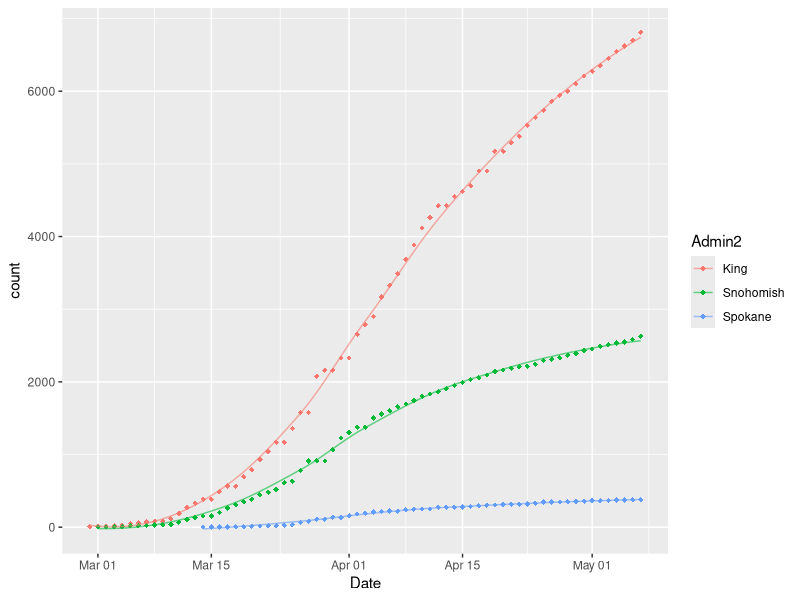
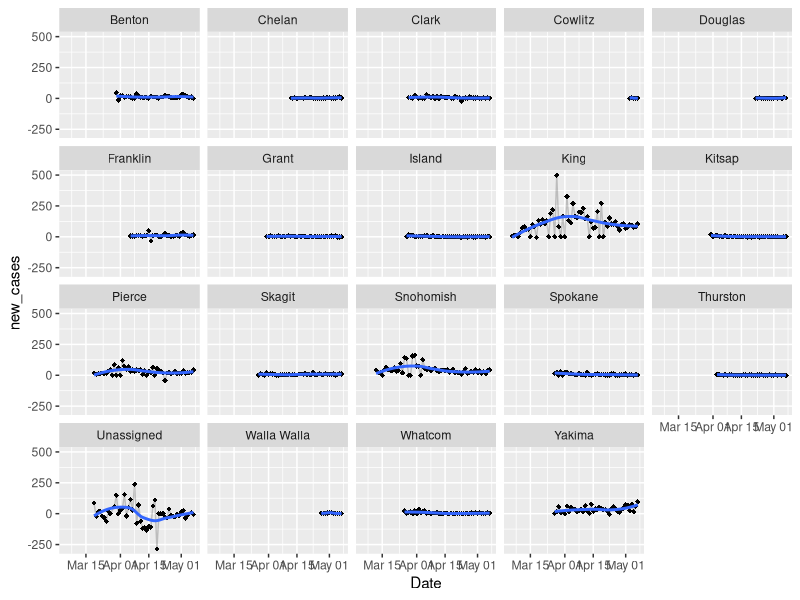

These charts were generated, in order, by the following R code: (Note: this script raises an error after producing the figures.)
library(tidyverse)
library(lubridate)
# read US Cases into Rstudio ----------------------------------------------

covid_cases_us <- read.csv(here::here("data","covid_US_cases_raw.csv"),stringsAsFactors = F)

# tidy up the data for graphing
recent_date <- colnames(covid_cases_us)[length(covid_cases_us)]
head(covid_cases_us)

str(covid_cases_us)

UID_dates<- covid_cases_us %>% select(UID,X1.22.20:recent_date) %>% gather(key = Date, value= count,-UID)

UID_info<- covid_cases_us %>% select(-c(X1.22.20:recent_date))

covid_US_cases_tidy<- left_join(UID_info,UID_dates,by="UID")

covid_US_cases_tidy<-covid_US_cases_tidy %>% mutate(Date=gsub("X","",Date))
str(covid_US_cases_tidy)

cols<- names(covid_US_cases_tidy[c(1:8,11)])

#Use lapply() to coerce and replace the chosen columns:
covid_US_cases_tidy[cols] <- lapply(covid_US_cases_tidy[cols], factor)  ## as.factor() could also be used
covid_US_cases_tidy$Date<- mdy(covid_US_cases_tidy$Date)
str(covid_US_cases_tidy)
#write.csv(covid_US_cases_tidy,file='./data/covid_US_cases_tidy.csv')





# list of counties in Washington

covid_US_cases_tidy %>% filter(Province_State=="Washington") %>% group_by(Admin2) %>%
  summarise(m=max(count)) %>% arrange(desc(m))

# total cumulative cases in Washington state, King and Spkane county

covid_US_cases_tidy %>% filter(Province_State=="Washington",Admin2=="King"|Admin2=="Spokane"|Admin2=="Snohomish",count>01) %>% group_by(Admin2) %>%
  arrange(desc(Date)) %>% select(-c(iso2:FIPS,Country_Region)) %>% group_by(Date)%>%
  ggplot(aes(Date,count,color=Admin2))+geom_point(shape=18)+
  geom_line(stat='smooth',se=F,alpha=.6)


covid_US_cases_tidy %>%filter(Province_State=='Washington',count>50) %>%
  group_by(Admin2) %>%
  arrange(-desc(Date)) %>% select(-c(iso2:FIPS,Country_Region)) %>%
  mutate(count_lag=lag(count,1),new_cases=count-count_lag) %>% group_by(Date) %>%
  ggplot(aes(Date,new_cases))+
  geom_point(shape=18)+geom_line(alpha=.2)+geom_smooth(se=F)+
  facet_wrap(~Admin2)

# all us state and then some
drop_state <- c("New York","Massachusetts","California")

covid_US_cases_tidy %>%
  select(-c(iso2:FIPS,Admin2,Country_Region)) %>%
  group_by(Province_State,Date) %>%
  summarise(count=sum(count,na.rm=T)) %>%
  filter(Date>"2020-04-20",Province_State %in% drop_state) %>%
  mutate(new_cases= count-lag(count)) %>%
  group_by(Date,Province_State) %>% arrange(desc(Date,new_cases))
  ggplot(aes(x=Date,new_cases))+ geom_point(size=.2)+
  geom_line()+
  facet_wrap(~Province_State)+
  ggtitle("new cases in the States since 4/21")+
  #geom_smooth(method='lm',size=.1,se=T)+
geom_smooth(color='pink',size=.3)
